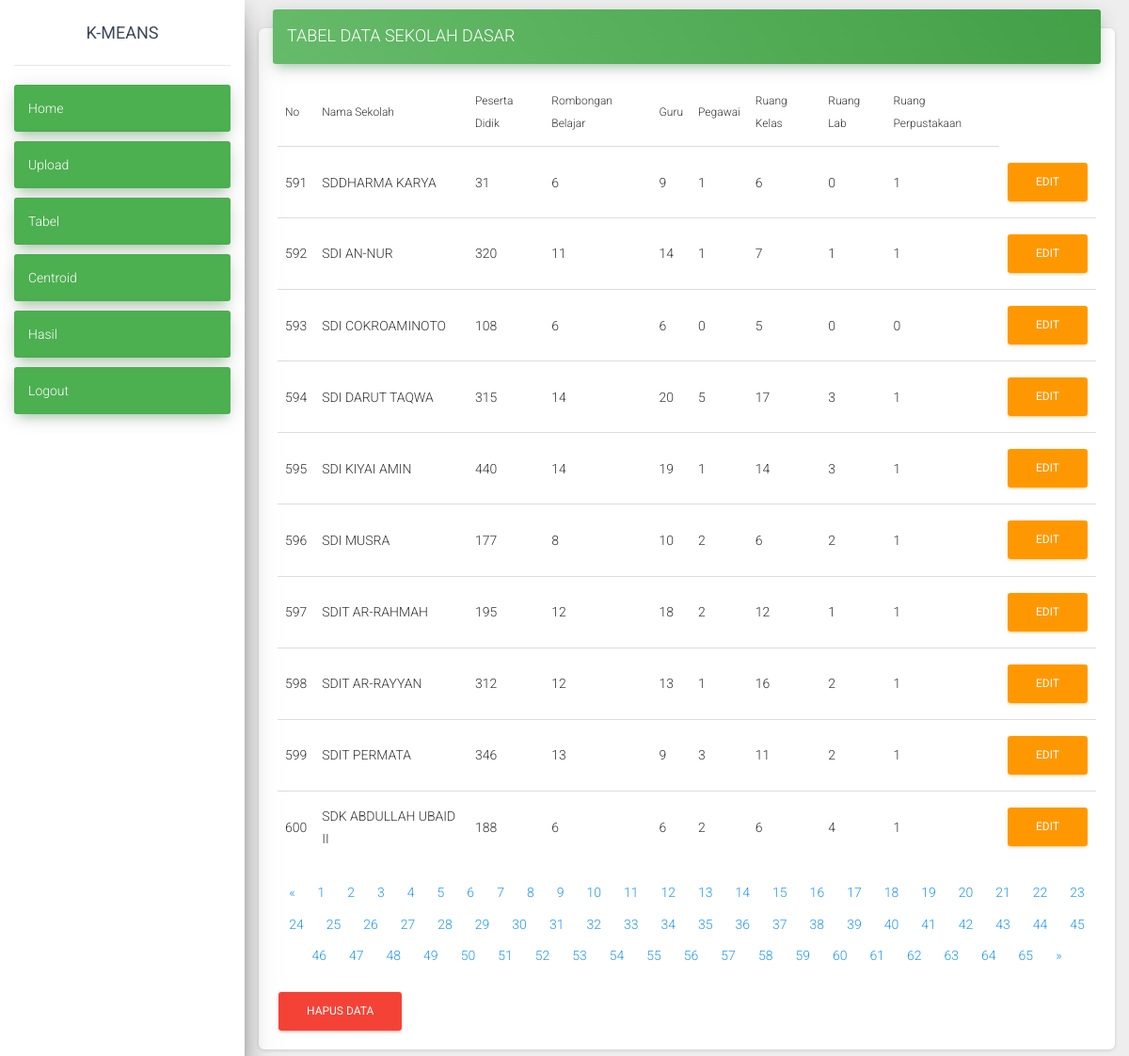
Page /dash/tabel.php?halaman=60 (signed in) on the committed database.
### tables this page shows
CREATE TABLE `data_sd` (
  `id_sd` int(11) NOT NULL,
  `nama` varchar(50) NOT NULL,
  `pd` int(11) NOT NULL,
  `rombel` int(11) NOT NULL,
  `guru` int(11) NOT NULL,
  `pegawai` int(11) NOT NULL,
  `kelas` int(11) NOT NULL,
  `lab` int(11) NOT NULL,
  `perpus` int(11) NOT NULL
);

### dash/tabel.php (the view, shortened to what this page needs)
<?php include "../inc/header.php" ?>
<div class="main-panel">
  <div class="col-lg-max col-md-12">
    <div class="card">
      <div class="card-header card-header-success">
        <h4 class="card-title">TABEL DATA SEKOLAH DASAR</h4>
      </div>
      <?php
      include '../inc/koneksidb.php';
      $query = mysqli_query($host, "SELECT * FROM data_sd");
      $batas = 10;
      $halaman = isset($_GET['halaman']) ? (int)$_GET['halaman'] : 1;
      $halaman_awal = ($halaman > 1) ? ($halaman * $batas) - $batas : 0;
      $previous = $halaman - 1;
      $next = $halaman + 1;
      $jumlah_data = mysqli_num_rows($query);
      $total_halaman = ceil($jumlah_data / $batas);
      $data_sd = mysqli_query($host, "SELECT * FROM data_sd ORDER BY nama limit $halaman_awal, $batas");
      $nomor = $halaman_awal + 1;
      ?>
      <div class="card-body table-responsive">
        <table class="table table-hover">
          <thead class="text">
            <th>No</th>
            <th>Nama Sekolah</th>
            <th>Peserta Didik</th>
            <th>Rombongan Belajar</th>
            <th>Guru</th>
            <th>Pegawai</th>
            <th>Ruang Kelas</th>
            <th>Ruang Lab</th>
            <th>Ruang Perpustakaan</th>
          </thead>
          <?php
          while ($data = mysqli_fetch_array($data_sd, MYSQLI_ASSOC)) {
          ?>
            <tr>
              <td><?php echo $nomor++ ?></td>
              <td><?php echo $data["nama"]; ?></td>
              <td><?php echo $data["pd"]; ?></td>
              <td><?php echo $data["rombel"]; ?></td>
              <td><?php echo $data["guru"]; ?></td>
              <td><?php echo $data["pegawai"]; ?></td>
              <td><?php echo $data["kelas"]; ?></td>
              <td><?php echo $data["lab"]; ?></td>
              <td><?php echo $data["perpus"]; ?></td>
              <td><Button data-toggle="modal" data-target="#exampleModal<?= $data['id_sd'] ?>" class="btn btn-warning" class="">Edit</Button></a></td>
            </tr>
          <?php } ?>
        </table>
        <nav>
          <ul class="pagination flex-wrap justify-content-center">
            <li class="page-item">
              <a class="page-link" <?php if ($halaman > 1) {
                                      echo "href='?halaman=$previous'";
                                    } ?>><span aria-hidden="true">&laquo;</span>
                <span class="sr-only">Previous</span></a>
            </li>
            <?php
            for ($x = 1; $x <= $total_halaman; $x++) {
            ?>
              <li class="page-item"><a class="page-link" href="?halaman=<?php echo $x ?>"><?php echo $x; ?></a></li>
            <?php
            }
            ?>
            <li class="page-item">
              <a class="page-link" <?php if ($halaman < $total_halaman) {
                                      echo "href='?halaman=$next'";
                                    } ?>><span aria-hidden="true">&raquo;</span>
                <span class="sr-only">Next</span></a>
            </li>
          </ul>
        </nav>
        <form method="post" action="">
          <button class="btn btn-danger" name="submit_button" type="submit" onclick="return confirm('Apakah Anda Yakin Menghapus Data?')">Hapus Data</button>
        </form>
      </div>
    </div>
  </div>
</div>
<?php include "../inc/footer.php" ?>

### inc/footer.php (style rules this page uses)
thead th { font-size: 12px !important; }

### rows in the picture
data_sd: nama "SDDHARMA KARYA", pd "31", rombel "6", guru "9", pegawai "1", kelas "6", lab "0", perpus "1"
data_sd: nama "SDI AN-NUR", pd "320", rombel "11", guru "14", pegawai "1", kelas "7", lab "1", perpus "1"
data_sd: nama "SDI COKROAMINOTO", pd "108", rombel "6", guru "6", pegawai "0", kelas "5", lab "0", perpus "0"
data_sd: nama "SDI DARUT TAQWA", pd "315", rombel "14", guru "20", pegawai "5", kelas "17", lab "3", perpus "1"
data_sd: nama "SDI KIYAI AMIN", pd "440", rombel "14", guru "19", pegawai "1", kelas "14", lab "3", perpus "1"
data_sd: nama "SDI MUSRA", pd "177", rombel "8", guru "10", pegawai "2", kelas "6", lab "2", perpus "1"
data_sd: nama "SDIT AR-RAHMAH", pd "195", rombel "12", guru "18", pegawai "2", kelas "12", lab "1", perpus "1"
data_sd: nama "SDIT AR-RAYYAN", pd "312", rombel "12", guru "13", pegawai "1", kelas "16", lab "2", perpus "1"
data_sd: nama "SDIT PERMATA", pd "346", rombel "13", guru "9", pegawai "3", kelas "11", lab "2", perpus "1"
data_sd: nama "SDK ABDULLAH UBAID II", pd "188", rombel "6", guru "6", pegawai "2", kelas "6", lab "4", perpus "1"
